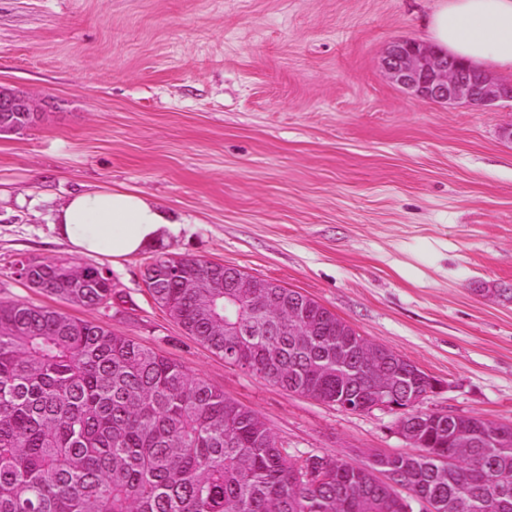
#> input picture docs/results/qualitative/a06_outlier/reference.png, 512 x 512 px
$ python infer_baseline.py --method macenko --root ../../docs/results/qualitative/a06_outlier --heldout out.png --target-image ../../docs/results/qualitative/a06_outlier/reference.png --out out
#> lines starting #> are read from the running program, lines starting #| are printed output that depends on the picture
### src/eval/registration.py
#!/usr/bin/env python3
"""
registration.py -- affine ECC registration of a Hamamatsu frame into the Aperio
pixel grid, for held-out pixel-level evaluation ONLY.

Why this exists
---------------
Held-out colour metrics compare a normalised Aperio patch (model output, in the
Aperio grid) against the *real* Hamamatsu ground truth of the same tissue. But
the two scanners sample the same field of view on different pixel grids
(Aperio ~1539x1376, Hamamatsu ~1663x1485), so a naive same-coordinate crop of the
two frames is spatially offset. SSIM/PSNR/MAE on offset patches measure
misalignment, not colour error. This module removes that offset: it resizes the
Hamamatsu frame to the Aperio grid, then affine-ECC registers it into Aperio
coordinates, so a crop at (x, y) means the same tissue in both.

This is deliberately NOT used for training-crop extraction -- training pairs are
coordinate-corresponding, not pixel-exact, by design (see extract_pairs.py).

Registration engine adapted from mitos_paired_patches.py.

CLI (registers the held-out inventory and writes an audit report)::

    python registration.py \
        --root data/mitos \
        --heldout pairs/heldout_frames.csv \
        --out pairs/registered_heldout \
        --save-audit

Dependencies: opencv-python-headless, numpy, tifffile.
"""

from __future__ import annotations

import argparse
import csv
import os
import warnings
from dataclasses import dataclass
from pathlib import Path

import cv2
import numpy as np
import tifffile

from progress import progress

warnings.filterwarnings("ignore")

# ECC score below this is treated as a failed/untrustworthy registration.
DEFAULT_ECC_MIN = 0.30


@dataclass(frozen=True)
class RegistrationResult:
    """Registered Hamamatsu frame (in Aperio grid) plus audit metadata."""

    h_registered_rgb: np.ndarray
    warp_matrix: np.ndarray
    ecc_score: float
    h_original_shape: tuple[int, int]
    a_shape: tuple[int, int]
    h_was_resized: bool
    ok: bool

    @property
    def warp_flat(self) -> list[float]:
        return [float(v) for v in self.warp_matrix.reshape(-1)]


# ----------------------------------------------------------------------
# I/O
# ----------------------------------------------------------------------
def read_rgb(path: str | Path) -> np.ndarray:
    """Read TIFF/PNG/JPEG into uint8 RGB HxWx3."""
    path = Path(path)
    if path.suffix.lower() in {".tif", ".tiff"}:
        arr = tifffile.imread(str(path))
    else:
        arr = cv2.imread(str(path), cv2.IMREAD_UNCHANGED)
#> arr is the input picture: shape (512, 512, 3); mean B, G, R 170.3, 111.8, 205.8
    if arr is None:
        raise ValueError(f"Could not read image: {path}")
    arr = np.asarray(arr)

    # CHW -> HWC if needed
    if arr.ndim == 3 and arr.shape[0] in {3, 4} and arr.shape[-1] not in {3, 4}:
        arr = np.moveaxis(arr, 0, -1)
    if arr.ndim == 2:
        arr = np.repeat(arr[..., None], 3, axis=2)
    elif arr.ndim == 3 and arr.shape[2] == 4:
        arr = arr[..., :3]
    elif arr.ndim != 3 or arr.shape[2] != 3:
        raise ValueError(f"Unsupported image shape for {path}: {arr.shape}")

    if path.suffix.lower() not in {".tif", ".tiff"}:  # cv2 reads BGR
        arr = cv2.cvtColor(arr, cv2.COLOR_BGR2RGB)
    if arr.dtype != np.uint8:
        arr = np.clip(arr, 0, 255).astype(np.uint8)
    return arr


# [143 lines left out: functions save_rgb, _gray_for_registration, _resize_h_to_a_grid, register_h_to_a, main, not called in this run]


# [2 lines that do not run on import are left out]

### src/eval/baseline_methods.py
#!/usr/bin/env python3
"""
baseline_methods.py -- classical stain-normalisation baselines (P2-11, tab:baselines).

Macenko and Reinhard, verified against a real reference implementation
(github.com/m4ln/stain-normalization-reinhard-macenko-vahadane), not reconstructed
from memory. One deliberate deviation: Macenko's per-pixel concentration solve uses
a closed-form pseudo-inverse + non-negativity clip instead of the reference's
constrained LASSO via the `spams` package -- same core algorithm (OD space, SVD
stain-vector extraction, percentile-robust angle selection, 99th-percentile
concentration rescaling), avoiding an install-finicky extra dependency.

Pure functions/classes, no I/O -- mirrors the style of metrics.py/registration.py.
All three expect and return uint8 RGB arrays (H, W, 3).

Usage: fit each normalizer once on a single target reference crop (few-shot, same
scope as the colour LoRA's own A03/H03 training pair), then transform arbitrary
source crops.

    macenko = MacenkoNormalizer(); macenko.fit(target_rgb)
    out = macenko.transform(source_rgb)

Dependencies: numpy, opencv-python-headless, scikit-image.
"""

from __future__ import annotations

import cv2
import numpy as np
from skimage.exposure import match_histograms


# ----------------------------------------------------------------------
# Shared helpers (Macenko + Reinhard both brightness-standardize first)
# ----------------------------------------------------------------------
def standardize_brightness(rgb: np.ndarray) -> np.ndarray:
    """Clip to the 90th-percentile pixel value, matching the reference impl."""
    p = np.percentile(rgb, 90)
#> p = 224
    return np.clip(rgb * 255.0 / p, 0, 255).astype(np.uint8)
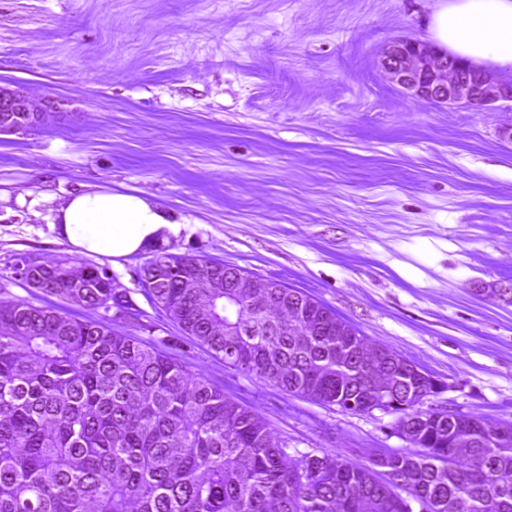
#> returned value: shape (512, 512, 3); mean of channels 0, 1, 2 231.7, 126.8, 193.3; drawn as B, G, R


def rgb_to_od(rgb: np.ndarray) -> np.ndarray:
    """RGB (uint8) -> optical density. Zero pixels floored to 1 first (log(0) guard)."""
    I = rgb.copy()
    I[I == 0] = 1
    return -1.0 * np.log(I.astype(np.float64) / 255.0)
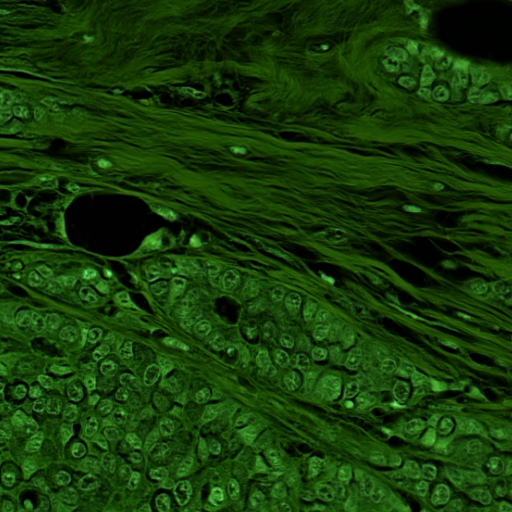
#> returned value: shape (512, 512, 3) float64; mean of channels 0, 1, 2 0.104, 0.775, 0.291; drawn with min black and max white


def od_to_rgb(od: np.ndarray) -> np.ndarray:
    return (255.0 * np.exp(-1.0 * od)).astype(np.uint8)


# ----------------------------------------------------------------------
# Macenko (macenko2009normalisation)
# ----------------------------------------------------------------------
def _macenko_stain_matrix(rgb: np.ndarray, beta: float = 0.15, alpha: float = 1.0) -> np.ndarray:
    """2x3 stain matrix (rows = hematoxylin, eosin; normalised to unit length)."""
    od = rgb_to_od(rgb).reshape(-1, 3)
    od = od[(od > beta).any(axis=1), :]   # drop near-background (low OD) pixels

    _, V = np.linalg.eigh(np.cov(od, rowvar=False))
#> V = [[0.0684, -0.955, -0.289], [-0.419, 0.235, -0.877], [0.905, 0.181, -0.384]]
    V = V[:, [2, 1]]   # top 2 eigenvectors (largest variance directions)
#> V = [[-0.289, -0.955], [-0.877, 0.235], [-0.384, 0.181]]
    if V[0, 0] < 0:
        V[:, 0] *= -1
    if V[0, 1] < 0:
        V[:, 1] *= -1

    proj = od @ V
#> proj = 243298 pairs, first value 0.133 to 4, second value -0.367 to 0.57
    phi = np.arctan2(proj[:, 1], proj[:, 0])
    min_phi = np.percentile(phi, alpha)
#> min_phi = -0.293
    max_phi = np.percentile(phi, 100 - alpha)
#> max_phi = 0.0342
    v1 = V @ np.array([np.cos(min_phi), np.sin(min_phi)])
#> v1 = [0.00116, 0.907, 0.42]
    v2 = V @ np.array([np.cos(max_phi), np.sin(max_phi)])
#> v2 = [0.321, 0.868, 0.378]
    stain_matrix = np.array([v1, v2]) if v1[0] > v2[0] else np.array([v2, v1])
#> stain_matrix = [[0.321, 0.868, 0.378], [0.00116, 0.907, 0.42]]
    return stain_matrix / np.linalg.norm(stain_matrix, axis=1, keepdims=True)


def _macenko_concentrations(rgb: np.ndarray, stain_matrix: np.ndarray) -> np.ndarray:
    """Per-pixel (N, 2) non-negative stain concentrations.

    Closed-form least squares (OD @ pinv(stain_matrix)) clipped to non-negative,
    NOT the reference implementation's constrained LASSO (spams.lasso) -- see
    module docstring. Same 2-stain deconvolution objective, cheaper solve.
    """
    od = rgb_to_od(rgb).reshape(-1, 3)
    conc = od @ np.linalg.pinv(stain_matrix)
    return np.clip(conc, 0, None)


class MacenkoNormalizer:
    def __init__(self, beta: float = 0.15, alpha: float = 1.0):
        self.beta = beta
        self.alpha = alpha
        self.target_stain_matrix = None
        self.target_concentrations = None

    def fit(self, target_rgb: np.ndarray) -> None:
        target_rgb = standardize_brightness(target_rgb)
        self.target_stain_matrix = _macenko_stain_matrix(target_rgb, self.beta, self.alpha)
#> self.target_stain_matrix = [[0.321, 0.868, 0.378], [0.00116, 0.907, 0.42]]
        self.target_concentrations = _macenko_concentrations(target_rgb, self.target_stain_matrix)
#> in _macenko_concentrations, `conc = od @ np.linalg.pinv(stain_matrix)`: conc = 262144 pairs, first value -0.027 to 4.94, second value -1.51 to 1.31
#> self.target_concentrations = 262144 pairs, first value 0 to 4.94, second value 0 to 1.31

    # [31 lines left out: functions transform, _lab_split, _lab_merge, not called in this run]


class ReinhardNormalizer:
    def __init__(self):
        self.target_means = None
        self.target_stds = None

    # [19 lines left out: functions fit, transform, not called in this run]


# ----------------------------------------------------------------------
# Histogram matching -- thin wrapper, standard technique
# ----------------------------------------------------------------------
def histogram_match_normalize(source_rgb: np.ndarray, target_rgb: np.ndarray) -> np.ndarray:
    matched = match_histograms(source_rgb, target_rgb, channel_axis=-1)
    return np.clip(matched, 0, 255).astype(np.uint8)

### src/eval/infer_baseline.py
#!/usr/bin/env python3
"""
infer_baseline.py -- run a classical stain-normalisation baseline (P2-11) over the
held-out set, producing an eval_manifest.csv in the same schema infer_colour_lora.py
writes. score_outputs.py is fully generic over that schema, so it scores these
outputs with ZERO changes -- this script is the only new inference-side code needed.

CPU-only -- no torch, no GPU node required.

Usage
-----
    python infer_baseline.py --method macenko \
        --root data/mitos --heldout pairs/heldout_frames.csv \
        --target-image pairs/train/A03_00A_c000_hamamatsu.png \
        --out eval/macenko

Dependencies: opencv-python-headless, numpy, scikit-image.
Requires registration.py, metrics.py, baseline_methods.py on the path.
"""

from __future__ import annotations

import argparse
import csv
import json
import os
from pathlib import Path

import numpy as np
from PIL import Image

from registration import read_rgb, register_h_to_a
from metrics import grid_offsets, tissue_fraction
from baseline_methods import MacenkoNormalizer, ReinhardNormalizer, histogram_match_normalize


def parse_args():
    ap = argparse.ArgumentParser(description="Run a classical stain-normalisation baseline (P2-11).")
    ap.add_argument("--method", choices=["macenko", "reinhard", "histogram_matching"], required=True)
    ap.add_argument("--root", required=True, help="Dataset root (heldout paths are relative to this).")
    ap.add_argument("--heldout", required=True, help="heldout_frames.csv.")
    ap.add_argument("--target-image", required=True,
                    help="Single fixed reference crop the method fits on (few-shot, same "
                         "scope as the colour LoRA's own training pair) -- a Hamamatsu crop "
                         "for --direction A2H, an Aperio crop for --direction H2A. Direction "
                         "is not inferred from this path; pass the matching image yourself.")
    ap.add_argument("--direction", choices=["A2H", "H2A"], default="A2H",
                    help="A2H: normalise Aperio->Hamamatsu (default, this script's original "
                         "and only behaviour before P2-12). H2A: the reverse.")
    ap.add_argument("--out", required=True, help="Output dir for crops + manifest.")
    ap.add_argument("--crop", type=int, default=512)
    ap.add_argument("--tissue-thresh", type=float, default=0.30)
    ap.add_argument("--ecc-min", type=float, default=0.30)
    ap.add_argument("--limit", type=int, default=0, help="Max held-out frames (0 = all).")
    ap.add_argument("--max-crops-per-frame", type=int, default=4, help="0 = all tissue crops.")
    ap.add_argument("--seed", type=int, default=0)
    return ap.parse_args()


def main():
    args = parse_args()
    np.random.seed(args.seed)

    out_dir = Path(args.out)
    (out_dir / "outputs").mkdir(parents=True, exist_ok=True)
    (out_dir / "reference").mkdir(parents=True, exist_ok=True)

    target_rgb = read_rgb(args.target_image)
    print(f"Method={args.method}  Target={args.target_image}")

    if args.method == "macenko":
        normalizer = MacenkoNormalizer()
        normalizer.fit(target_rgb)
        transform = normalizer.transform
    elif args.method == "reinhard":
        normalizer = ReinhardNormalizer()
        normalizer.fit(target_rgb)
        transform = normalizer.transform
    else:  # histogram_matching -- no fit step, target passed at transform time
        transform = lambda src: histogram_match_normalize(src, target_rgb)

#> (the run stopped early here; a loop or call above may not have finished)
